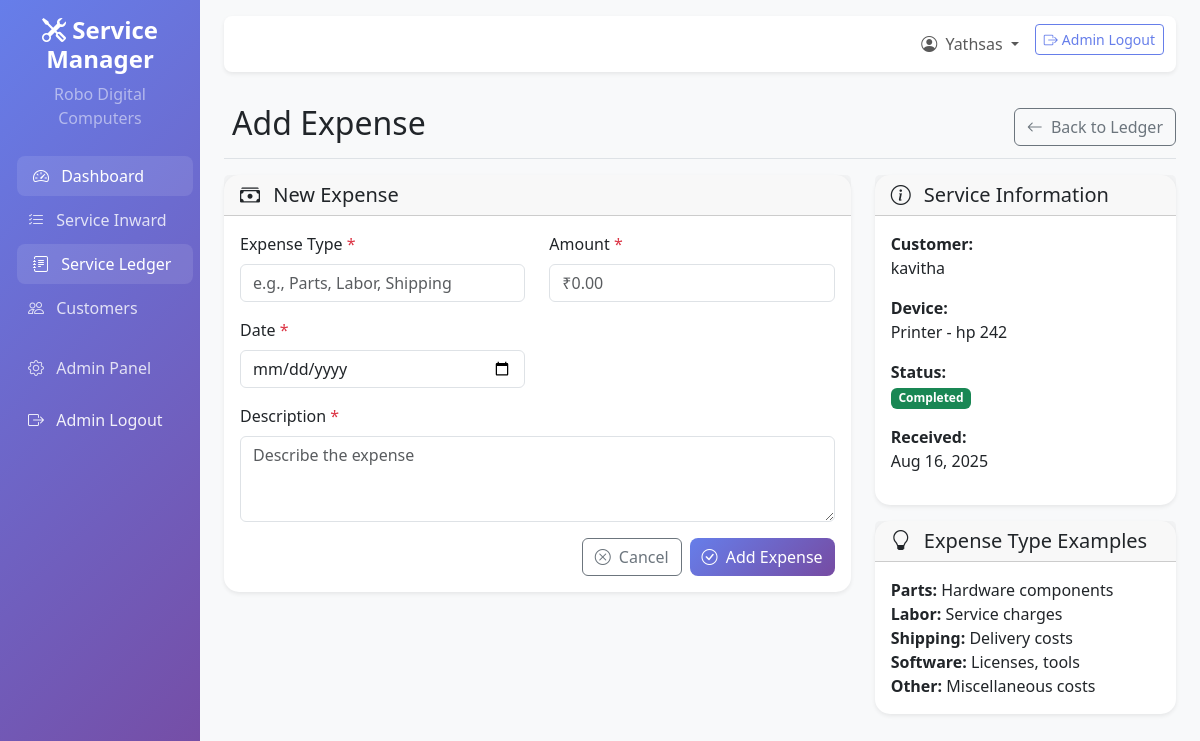
The page /services/ledger/8/add-expense/ (signed in) on the database its author committed.
### services/models.py (models this page shows, shortened)
class ServiceItem(models.Model):
    DEVICE_TYPES = [
        ('laptop', 'Laptop'),
        ('desktop', 'Desktop'),
        ('printer', 'Printer'),
    ]
    STATUS_CHOICES = [
        ('pending', 'Pending'),
        ('in_progress', 'In Progress'),
        ('completed', 'Completed'),
        ('delivered', 'Delivered'),
        ('cancelled', 'Cancelled'),
    ]
    PAYMENT_STATUS_CHOICES = [
        ('pending', 'Payment Pending'),
        ('received', 'Payment Received'),
        ('partial', 'Partial Payment'),
    ]
    customer = models.ForeignKey(Customer, on_delete=models.CASCADE, related_name='service_items')
    device_type = models.CharField(max_length=20, choices=DEVICE_TYPES)
    brand = models.CharField(max_length=100)
    model = models.CharField(max_length=100)
    serial_number = models.CharField(max_length=100, blank=True, null=True)
    problem_description = models.TextField()
    accessories_received = models.TextField(blank=True, null=True)
    estimated_cost = models.DecimalField(max_digits=10, decimal_places=2, default=0.00)
    actual_cost = models.DecimalField(max_digits=10, decimal_places=2, default=0.00)
    status = models.CharField(max_length=20, choices=STATUS_CHOICES, default='pending')
    payment_status = models.CharField(max_length=20, choices=PAYMENT_STATUS_CHOICES, default='pending')
    received_date = models.DateTimeField(auto_now_add=True)
    completed_date = models.DateTimeField(blank=True, null=True)
    delivered_date = models.DateTimeField(blank=True, null=True)
    technician_notes = models.TextField(blank=True, null=True)
    problem_resolved = models.TextField(blank=True, null=True, help_text="Description of how the problem was resolved")
    created_at = models.DateTimeField(auto_now_add=True)
    updated_at = models.DateTimeField(auto_now=True)
    class Meta:
        ordering = ['-received_date']

class Customer(models.Model):
    name = models.CharField(max_length=200)
    phone = models.CharField(max_length=15)
    email = models.EmailField(blank=True, null=True)
    address = models.TextField()
    created_at = models.DateTimeField(auto_now_add=True)
    updated_at = models.DateTimeField(auto_now=True)
    class Meta:
        ordering = ['-created_at']

### services/views.py (the view)
# urls.py: path('ledger/<int:service_id>/add-expense/', views.add_expense, name='add_expense'),
@login_required
def add_expense(request, service_id):
    service_item = get_object_or_404(ServiceItem, id=service_id)
    if request.method == 'POST':
        form = ServiceExpenseForm(request.POST)
        if form.is_valid():
            expense = form.save(commit=False)
            expense.service_item = service_item
            expense.save()
            messages.success(request, 'Expense added successfully!')
            return redirect('services:service_ledger_detail', service_id=service_id)
    else:
        form = ServiceExpenseForm()
    context = {
        'form': form,
        'service_item': service_item,
    }
    return render(request, 'services/add_expense.html', context)

### services/forms.py
class ServiceExpenseForm(forms.ModelForm):
    class Meta:
        model = ServiceExpense
        fields = ['expense_type', 'description', 'amount', 'date']
        widgets = {
            'expense_type': forms.TextInput(attrs={
                'class': 'form-control',
                'placeholder': 'e.g., Parts, Labor, Shipping'
            }),
            'description': forms.Textarea(attrs={
                'class': 'form-control',
                'rows': 3,
                'placeholder': 'Describe the expense'
            }),
            'amount': forms.NumberInput(attrs={
                'class': 'form-control',
                'step': '0.01',
                'min': '0.01',
                'placeholder': '₹0.00'
            }),
            'date': forms.DateInput(attrs={
                'class': 'form-control',
                'type': 'date'
            }),
        }

### templates/services/add_expense.html (shortened to what this page needs)
{% extends 'base.html' %}
{% block content %}
<div class="d-flex justify-content-between flex-wrap flex-md-nowrap align-items-center pt-3 pb-2 mb-3 border-bottom">
    <h1 class="h2">
        Add Expense
    </h1>
    <div class="btn-toolbar mb-2 mb-md-0">
        <a href="{% url 'services:service_ledger_detail' service_item.id %}" class="btn btn-outline-secondary">
            <i class="bi bi-arrow-left me-1"></i>
            Back to Ledger
        </a>
    </div>
</div>
<div class="row">
    <div class="col-md-8">
        <div class="card">
            <div class="card-header">
                <h5 class="card-title mb-0">
                    <i class="bi bi-cash-stack me-2"></i>
                    New Expense
                </h5>
            </div>
            <div class="card-body">
                <form method="post" class="needs-validation" novalidate>
                    <div class="row">
                        <div class="col-md-6 mb-3">
                            <label for="{{ form.expense_type.id_for_label }}" class="form-label">
                                Expense Type <span class="text-danger">*</span>
                            </label>
                            {{ form.expense_type }}
                        </div>
                        <div class="col-md-6 mb-3">
                            <label for="{{ form.amount.id_for_label }}" class="form-label">
                                Amount <span class="text-danger">*</span>
                            </label>
                            {{ form.amount }}
                        </div>
                    </div>
                    <div class="row">
                        <div class="col-md-6 mb-3">
                            <label for="{{ form.date.id_for_label }}" class="form-label">
                                Date <span class="text-danger">*</span>
                            </label>
                            {{ form.date }}
                        </div>
                    </div>
                    <div class="mb-3">
                        <label for="{{ form.description.id_for_label }}" class="form-label">
                            Description <span class="text-danger">*</span>
                        </label>
                        {{ form.description }}
                    </div>
                    <div class="d-flex justify-content-end gap-2">
                        <a href="{% url 'services:service_ledger_detail' service_item.id %}" class="btn btn-outline-secondary">
                            <i class="bi bi-x-circle me-1"></i>
                            Cancel
                        </a>
                        <button type="submit" class="btn btn-primary">
                            <i class="bi bi-check-circle me-1"></i>
                            Add Expense
                        </button>
                    </div>
                </form>
            </div>
        </div>
    </div>
    <div class="col-md-4">
        <div class="card">
            <div class="card-header">
                <h5 class="card-title mb-0">
                    <i class="bi bi-info-circle me-2"></i>
                    Service Information
                </h5>
            </div>
            <div class="card-body">
                <p><strong>Customer:</strong><br>{{ service_item.customer.name }}</p>
                <p><strong>Device:</strong><br>{{ service_item.device_type|title }} - {{ service_item.brand }} {{ service_item.model }}</p>
                <p><strong>Status:</strong><br>
                    {% if service_item.status == 'pending' %}
                        <span class="badge bg-warning">Pending</span>
                    {% elif service_item.status == 'in_progress' %}
                        <span class="badge bg-info">In Progress</span>
                    {% elif service_item.status == 'completed' %}
                        <span class="badge bg-success">Completed</span>
                    {% elif service_item.status == 'delivered' %}
                        <span class="badge bg-primary">Delivered</span>
                    {% else %}
                        <span class="badge bg-danger">Cancelled</span>
                    {% endif %}
                </p>
                <p><strong>Received:</strong><br>{{ service_item.received_date|date:"M d, Y" }}</p>
            </div>
        </div>
        <div class="card mt-3">
            <div class="card-header">
                <h5 class="card-title mb-0">
                    <i class="bi bi-lightbulb me-2"></i>
                    Expense Type Examples
                </h5>
            </div>
            <div class="card-body">
                <ul class="list-unstyled mb-0">
                    <li><strong>Parts:</strong> Hardware components</li>
                    <li><strong>Labor:</strong> Service charges</li>
                    <li><strong>Shipping:</strong> Delivery costs</li>
                    <li><strong>Software:</strong> Licenses, tools</li>
                    <li><strong>Other:</strong> Miscellaneous costs</li>
                </ul>
            </div>
        </div>
    </div>
</div>
{% endblock %}

### templates/base.html (shortened to what this page needs)
<!DOCTYPE html>
<html lang="en">
<head>
    <link href="https://cdn.jsdelivr.net/npm/bootstrap@5.3.0/dist/css/bootstrap.min.css" rel="stylesheet">
    <link href="https://cdn.jsdelivr.net/npm/bootstrap-icons@1.10.0/font/bootstrap-icons.css" rel="stylesheet">
</head>
<body>
    <div class="container-fluid">
        <div class="row">
            <nav class="col-md-3 col-lg-2 d-md-block sidebar collapse">
                <div class="position-sticky pt-3">
                    <div class="text-center mb-4">
                        <h4 class="text-white fw-bold">
                            <i class="bi bi-tools"></i> Service Manager
                        </h4>
                        <p class="text-white-50 mb-0">Robo Digital Computers</p>
                    </div>
                    <ul class="nav flex-column">
                        <li class="nav-item">
                            <a class="nav-link {% if request.resolver_match.url_name == 'dashboard' %}active{% endif %}"
                               href="{% url 'services:dashboard' %}">
                                <i class="bi bi-speedometer2 me-2"></i>
                                Dashboard
                            </a>
                        </li>
                        <li class="nav-item">
                            <a class="nav-link {% if 'inward' in request.resolver_match.url_name %}active{% endif %}"
                               href="{% url 'services:service_inward_list' %}">
                                <i class="bi bi-list-check me-2"></i>
                                Service Inward
                            </a>
                        </li>
                        <li class="nav-item">
                            <a class="nav-link {% if 'ledger' in request.resolver_match.url_name %}active{% endif %}"
                               href="{% url 'services:service_ledger' %}">
                                <i class="bi bi-journal-text me-2"></i>
                                Service Ledger
                            </a>
                        </li>
                        <li class="nav-item">
                            <a class="nav-link {% if 'customer' in request.resolver_match.url_name %}active{% endif %}"
                               href="{% url 'services:customer_list' %}">
                                <i class="bi bi-people me-2"></i>
                                Customers
                            </a>
                        </li>
                        {% if user.is_staff %}
                        <li class="nav-item mt-3">
                            <a class="nav-link" href="{% url 'admin:index' %}">
                                <i class="bi bi-gear me-2"></i>
                                Admin Panel
                            </a>
                        </li>
                        <li class="nav-item mt-2">
                            <a class="nav-link" href="{% url 'logout' %}" style="color: rgba(255, 255, 255, 0.9);">
                                <i class="bi bi-box-arrow-right me-2"></i>
                                Admin Logout
                            </a>
                        </li>
                        {% endif %}
                    </ul>
                </div>
            </nav>
            <main class="col-md-9 ms-sm-auto col-lg-10 px-md-4 main-content">
                <nav class="navbar navbar-expand-lg navbar-light bg-white shadow-sm rounded-3 my-3">
                    <div class="container-fluid">
                        <div class="navbar-nav ms-auto">
                            <div class="nav-item dropdown me-2">
                                <a class="nav-link dropdown-toggle" href="#" role="button" data-bs-toggle="dropdown">
                                    <i class="bi bi-person-circle me-1"></i>
                                    {% if user.is_authenticated %}{{ user.username }}{% else %}Guest{% endif %}
                                </a>
                            </div>
                            <div class="nav-item">
                                {% if user.is_staff %}
                                    <a class="btn btn-outline-primary btn-sm" href="{% url 'logout' %}" title="Admin Logout" style="border-color: #667eea; color: #667eea;">
                                        <i class="bi bi-box-arrow-right me-1"></i>Admin Logout
                                    </a>
                                {% else %}
                                    <a class="btn btn-outline-primary btn-sm" href="{% url 'logout' %}" title="User Logout" style="border-color: #667eea; color: #667eea;">
                                        <i class="bi bi-box-arrow-right me-1"></i>User Logout
                                    </a>
                                {% endif %}
                            </div>
                        </div>
                    </div>
                </nav>
                {% block content %}{% endblock %}
            </main>
        </div>
    </div>
</body>
</html>

### templates/base.html (style rules this page uses)
.sidebar { min-height: 100vh; background: linear-gradient(135deg, #667eea 0%, #764ba2 100%); }
.sidebar .nav-link { color: rgba(255, 255, 255, 0.8); border-radius: 8px; margin: 2px 0; transition: all 0.3s ease; }
.sidebar .nav-link:hover, .sidebar .nav-link.active { color: white; background-color: rgba(255, 255, 255, 0.1); transform: translateX(5px); }
.main-content { background-color: #f8f9fa; min-height: 100vh; }
.card { border: none; border-radius: 15px; box-shadow: 0 0.125rem 0.25rem rgba(0, 0, 0, 0.075); transition: transform 0.2s ease; }
.btn-primary { background: linear-gradient(135deg, #667eea 0%, #764ba2 100%); border: none; border-radius: 8px; }

### rows shown on the page
ServiceItem: customer.name "kavitha", device_type "Printer", brand "hp", model "242", received_date "Aug 16, 2025"

### other values the page prints
{{ user.username }} "Yathsas"
